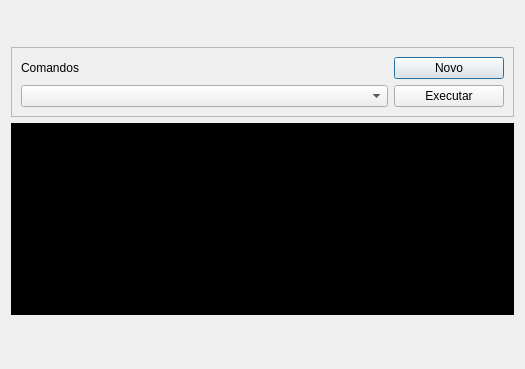
<?xml version="1.0" encoding="UTF-8"?>
<ui version="4.0">
 <class>newTab</class>
 <widget class="QDialog" name="newTab">
  <property name="geometry">
   <rect>
    <x>0</x>
    <y>0</y>
    <width>525</width>
    <height>369</height>
   </rect>
  </property>
  <property name="windowTitle">
   <string>Dialog</string>
  </property>
  <layout class="QGridLayout" name="gridLayout">
   <item row="1" column="0">
    <widget class="QFrame" name="frame">
     <property name="frameShape">
      <enum>QFrame::StyledPanel</enum>
     </property>
     <property name="frameShadow">
      <enum>QFrame::Raised</enum>
     </property>
     <layout class="QGridLayout" name="gridLayout_2">
      <item row="0" column="0">
       <widget class="QLabel" name="label">
        <property name="text">
         <string>Comandos</string>
        </property>
       </widget>
      </item>
      <item row="0" column="1">
       <widget class="QPushButton" name="pushButton_2">
        <property name="text">
         <string>Novo</string>
        </property>
       </widget>
      </item>
      <item row="1" column="1">
       <widget class="QPushButton" name="pushButton">
        <property name="sizePolicy">
         <sizepolicy hsizetype="Fixed" vsizetype="Fixed">
          <horstretch>0</horstretch>
          <verstretch>0</verstretch>
         </sizepolicy>
        </property>
        <property name="minimumSize">
         <size>
          <width>110</width>
          <height>0</height>
         </size>
        </property>
        <property name="text">
         <string>Executar</string>
        </property>
       </widget>
      </item>
      <item row="1" column="0">
       <widget class="QComboBox" name="comboBox"/>
      </item>
     </layout>
    </widget>
   </item>
   <item row="0" column="0">
    <widget class="QWidget" name="widget" native="true">
     <property name="enabled">
      <bool>false</bool>
     </property>
     <property name="sizePolicy">
      <sizepolicy hsizetype="Expanding" vsizetype="Fixed">
       <horstretch>0</horstretch>
       <verstretch>0</verstretch>
      </sizepolicy>
     </property>
     <property name="minimumSize">
      <size>
       <width>0</width>
       <height>30</height>
      </size>
     </property>
     <layout class="QGridLayout" name="gridLayout_3"/>
    </widget>
   </item>
   <item row="3" column="0">
    <spacer name="verticalSpacer">
     <property name="orientation">
      <enum>Qt::Vertical</enum>
     </property>
     <property name="sizeHint" stdset="0">
      <size>
       <width>20</width>
       <height>40</height>
      </size>
     </property>
    </spacer>
   </item>
   <item row="2" column="0">
    <widget class="QPlainTextEdit" name="plainTextEdit">
     <property name="sizePolicy">
      <sizepolicy hsizetype="Expanding" vsizetype="Fixed">
       <horstretch>0</horstretch>
       <verstretch>0</verstretch>
      </sizepolicy>
     </property>
     <property name="minimumSize">
      <size>
       <width>0</width>
       <height>150</height>
      </size>
     </property>
     <property name="styleSheet">
      <string notr="true">color: rgb(255, 255, 255);
background-color: rgb(0, 0, 0);</string>
     </property>
    </widget>
   </item>
  </layout>
 </widget>
 <resources/>
 <connections/>
</ui>
